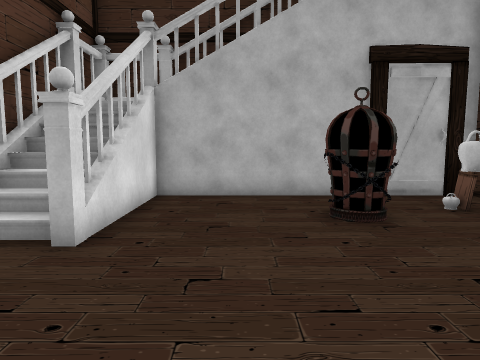
[1] (above)

16 first-person views from a walk through a scene from a Unity 3-D project. The camera is 1.4 m above the floor, tilts 6° down and sees 70° across. Doors are open. The floor is counted in squares, 1 m on a side. Each view is taken from the middle of a square. On the plan, view 1 faces up. The plan holds only what a view shows up to about 15 squares ahead; the rest is blank. The place goes on beyond the plan. The player is left out. Some surface patterns are stand-ins.

[2]
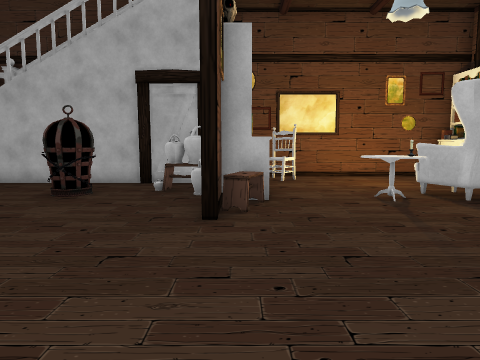

[3]
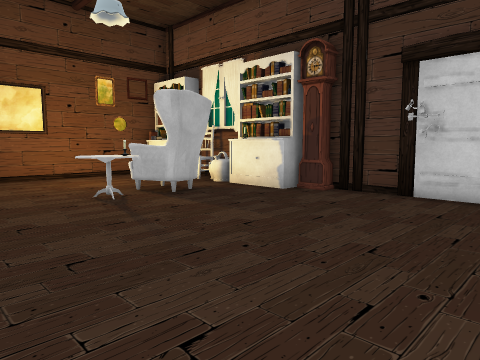

[4]
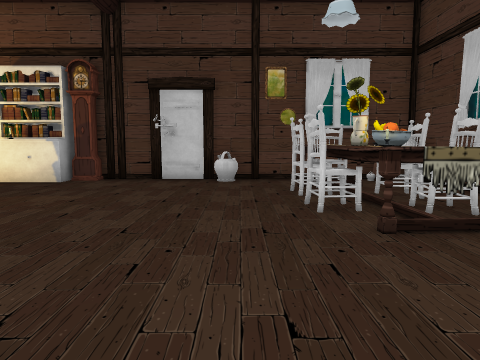

[5]
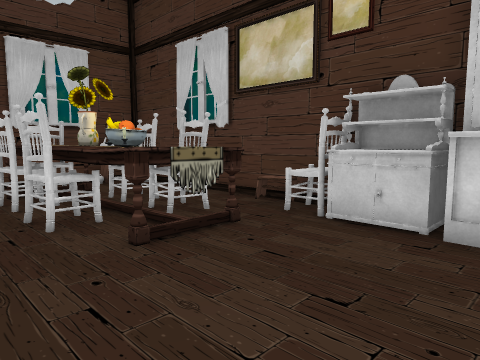

[6]
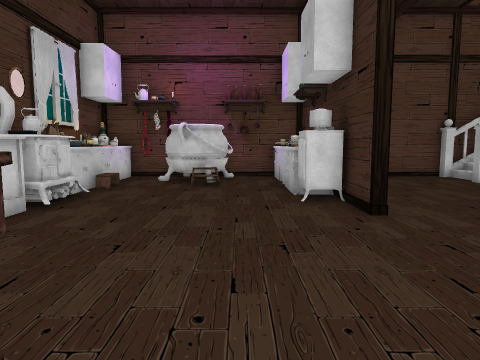

[7]
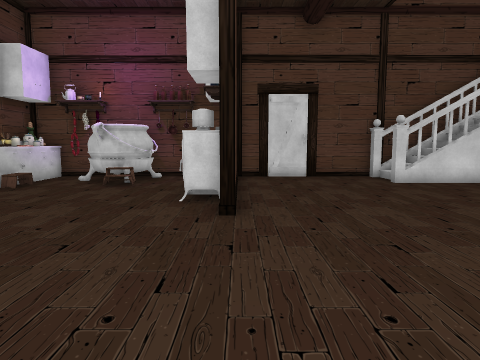

[8]
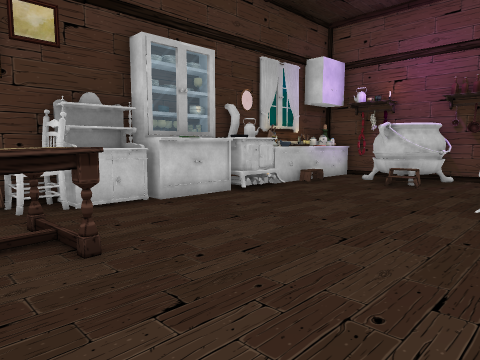

[9]
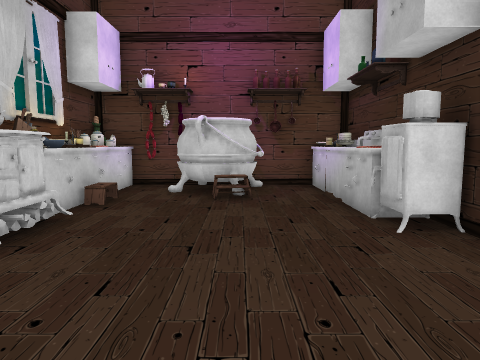

[10]
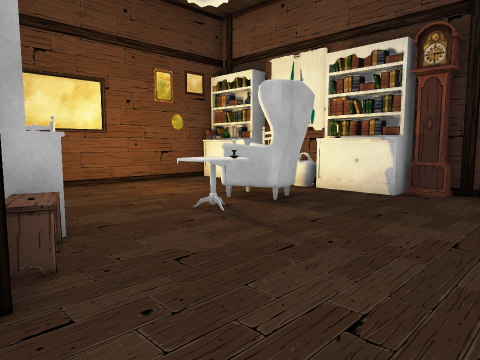

[11]
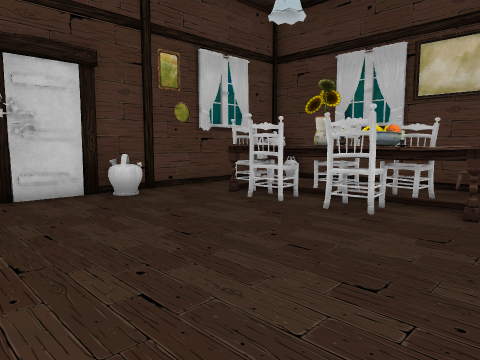

[12]
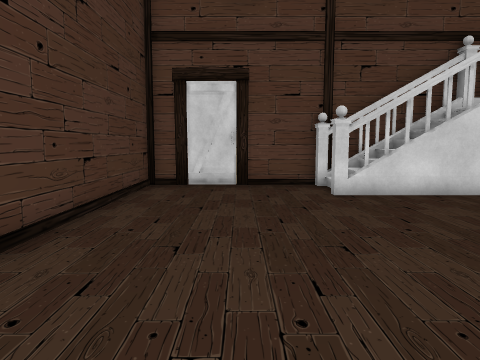

[13]
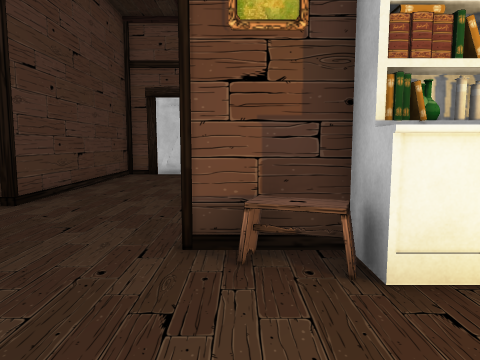

[14]
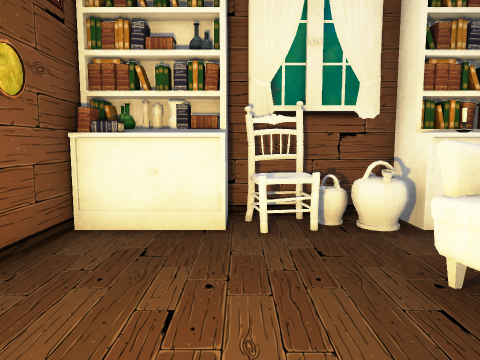

[15]
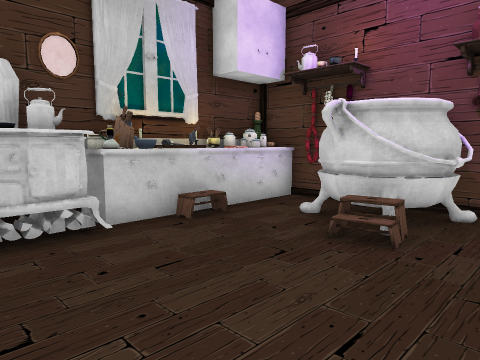

[16]
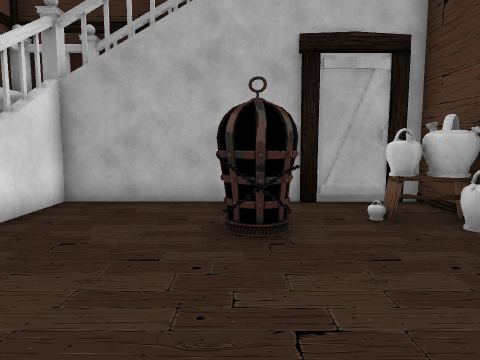

### Floor plan
Points are (right, up) in squares from view 1. A wall is a line through its corners. A room is listed if a view was taken in it or the views show most of it. See-through windows are left out.
Room 1 (views 1, 2, 3, 4, 5, 6, 7, 8, 9, 10, 11, 12, 13, 14, 15, 16)
walls: (6.5, 5.5) (6.5, 3.1); (6.3, 7.9) (6.3, 9.2) (-2.6, 9.2); (7.2, -9.9) (16.7, -9.9) (16.7, 2.8); (-3.1, -1.4) (-4.2, -1.4); (0.5, -9.9) (2.4, -9.9); (-4.8, -1.4) (-4.8, -5.3); (16.7, 6) (16.7, 9.3); (-4.8, -8.4) (-4.8, -9.6); (-2.3, 9.2) (-2.3, 4.6) (-2.6, 4.6); (-0.9, 11.3) (-4.8, 11.3) (-4.8, 10.6); (-4.2, 9.2) (-4.6, 9.2) (-4.3, 8.4); (-4.3, 9.3) (-4.5, 8.4); (-4.8, 9.2) (-4.8, 5); (-2.6, 11.8) (-3.9, 11.8); (15.9, 11.8) (8.2, 11.8); (-4.3, 11.8) (-4.3, 4.6) (-4.8, 4.6) (-4.8, -1.1) (3.3, -1.1) (3.3, -1.4) (1.1, -1.4)
ways out: gap at (-2, 7)
objects: other object (-4, -10); other object (-4, -9); other object (-4, -7) to (-2, -4); other object (-4, -3); other object (-3, -10); other object (-3, -9); other object (-3, -2); other object (-2, -10); other object (-2, -9) to (-1, -9); other object (-2, -6); other object (-2, -3) to (0, -2); other object (-1, -10); other object (-1, -2); other object (0, -10) to (0, -9); other object (1, -9) to (2, -8); other object (1, -2) to (2, -2); other object (2, 6) to (3, 7); other object (3, -9) to (5, -9); other object (4, -10); other object (5, -10); other object (5, 7); other object (5, 8); other object (6, -9) to (7, -9); other object (6, 7); other object (7, 4) to (7, 5); other object (7, 6); other object (7, 7); other object (7, 8); other object (8, -9); other object (8, -7) to (9, -5); other object (8, 6) to (8, 8); other object (9, -9); other object (10, -8) to (10, -7); other object (10, -6); other object (10, -5) to (11, -5); other object (10, 5) to (12, 6); other object (11, -6); other object (11, 5); other object (12, -8) to (13, -7); other object (12, -6); other object (12, -5) to (13, -5); other object (12, 5) to (14, 7); other object (13, -7) to (14, -5); other object (15, -9); other object (15, -6); other object (15, 7); other object (15, 8) to (16, 8); other object (16, -9); other object (16, -8); other object (16, -3) to (16, -2); other object (16, 3); other object (16, 4); other object (16, 5); other object (16, 7); other object (16, 9); other object (16, 10); other object (16, 11)

Positions as (right, up) in squares from view 1, and headings:
1: (0, 0), facing up
2: (7, -3), facing up
3: (7, -3), facing up-right
4: (3, -3), facing right
5: (4, -3), facing down-right
6: (10, -4), facing left
7: (10, -1), facing left
8: (10, -1), facing down-left
9: (7, -5), facing left
10: (6, 0), facing up-right
11: (7, 2), facing down-right
12: (7, 2), facing left
13: (11, 4), facing left
14: (10, 9), facing right
15: (3, -3), facing down-left
16: (2, 1), facing up
